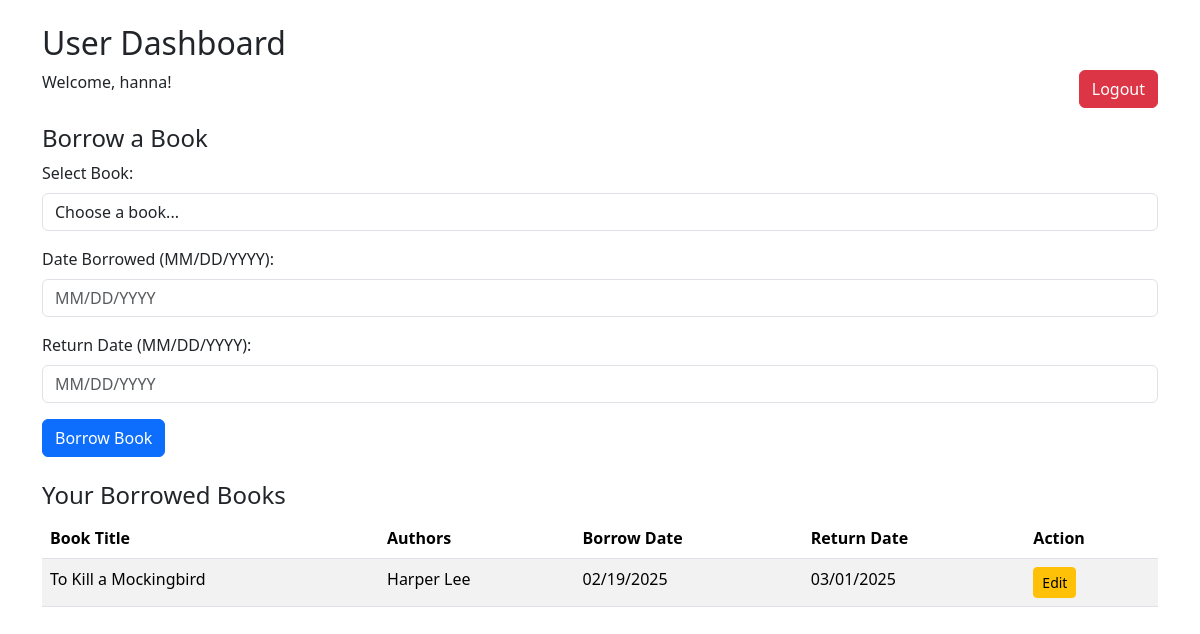
The page /user_dashboard.php (signed in) on the database its author committed.
### tables this page shows
CREATE TABLE `borrow_records` (
  `id` int(11) NOT NULL,
  `username` varchar(255) NOT NULL,
  `book_id` int(11) NOT NULL,
  `borrow_date` date NOT NULL,
  `return_date` date NOT NULL
);

CREATE TABLE `books` (
  `book_id` int(11) NOT NULL,
  `title` varchar(255) NOT NULL,
  `authors` varchar(255) DEFAULT NULL,
  `publisher` varchar(255) DEFAULT NULL,
  `publication_year` int(11) DEFAULT NULL
);

### user_dashboard.php (the view, shortened to what this page needs)
<?php
$servername = "localhost";
$username = "root";
$password = "";
$dbname = "library_db";
$conn = new mysqli($servername, $username, $password, $dbname);
?>
<!DOCTYPE html>
<html lang="en">
<head>
    <link rel="stylesheet" href="https://cdn.jsdelivr.net/npm/bootstrap@5.3.3/dist/css/bootstrap.min.css">
</head>
<body>
    <div class="container mt-4">
        <h2>User Dashboard</h2>
        <div class="d-flex justify-content-between mb-3">
            <span>Welcome, <?php echo $_SESSION["username"]; ?>!</span>
            <a href="logout.php" class="btn btn-danger">Logout</a>
        </div>
        <h4>Borrow a Book</h4>
        <form method="post" class="mb-4">
            <div class="mb-3">
                <label for="book_id" class="form-label">Select Book:</label>
                <select name="book_id" class="form-control" required>
                    <option value="">Choose a book...</option>
                </select>
            </div>
            <div class="mb-3">
                <label for="borrow_date" class="form-label">Date Borrowed (MM/DD/YYYY):</label>
                <input type="text" name="borrow_date" class="form-control" placeholder="MM/DD/YYYY" required>
            </div>
            <div class="mb-3">
                <label for="return_date" class="form-label">Return Date (MM/DD/YYYY):</label>
                <input type="text" name="return_date" class="form-control" placeholder="MM/DD/YYYY" required>
            </div>
            <button type="submit" class="btn btn-primary">Borrow Book</button>
        </form>
        <h4>Your Borrowed Books</h4>
        <table class="table table-striped">
            <thead>
                <tr>
                    <th>Book Title</th>
                    <th>Authors</th>
                    <th>Borrow Date</th>
                    <th>Return Date</th>
                    <th>Action</th>
                </tr>
            </thead>
            <tbody>
                <?php
                $sql_user_books = "SELECT borrow_records.id, books.title, books.authors, borrow_records.borrow_date, borrow_records.return_date
                                   FROM borrow_records
                                   JOIN books ON borrow_records.book_id = books.book_id
                                   WHERE borrow_records.username = ?";
                $stmt_user_books = $conn->prepare($sql_user_books);
                if ($stmt_user_books) {
                    $stmt_user_books->bind_param("s", $_SESSION["username"]);
                    $stmt_user_books->execute();
                    $result_user_books = $stmt_user_books->get_result();
                    while ($row = $result_user_books->fetch_assoc()):
                ?>
                        <tr>
                            <td><?php echo $row["title"]; ?></td>
                            <td><?php echo $row["authors"]; ?></td>
                            <td><?php echo date("m/d/Y", strtotime($row["borrow_date"])); ?></td>
                            <td><?php echo date("m/d/Y", strtotime($row["return_date"])); ?></td>
                            <td>
                                <button class="btn btn-warning btn-sm edit-btn" data-id="<?php echo $row["id"]; ?>" data-borrow="<?php echo date("m/d/Y", strtotime($row["borrow_date"])); ?>" data-return="<?php echo date("m/d/Y", strtotime($row["return_date"])); ?>">Edit</button>
                            </td>
                        </tr>
                <?php
                    endwhile;
                }
                ?>
            </tbody>
        </table>
    </div>
</body>
</html>

### rows shown on the page
borrow_records: book.title "To Kill a Mockingbird", book.authors "Harper Lee", borrow_date "02/19/2025", return_date "03/01/2025"

### other values the page prints
$_SESSION["username"] "hanna"
